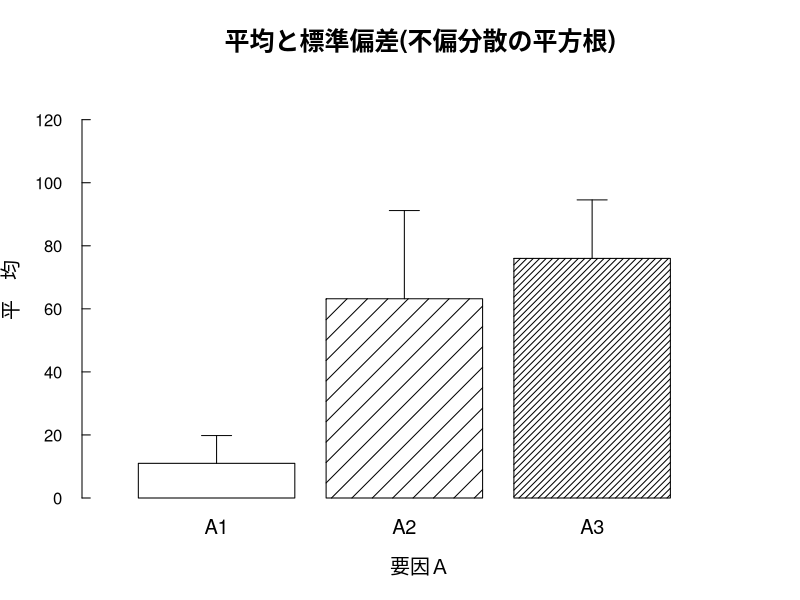
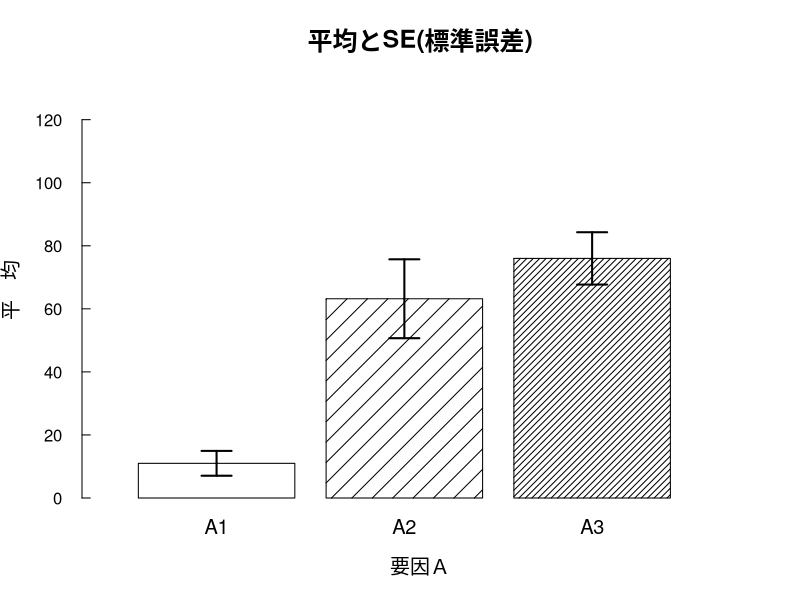

Generate these figures, in order, with R:
##### 分散分析Ａｓ(１要因参加者間)

# パッケージ psych が必要

## js-STARの入力: As
levA = 3
n    = c(5,5,5)

data = c(
 24, 13, 11, 0, 7,
 16, 82, 80, 59, 79,
 53, 90, 98, 76, 63
 )

taju="BH"  # BH, holm, b

## js-STARの入力おわり

## スタック
A= factor(rep(1:levA, n) )
N= sum(n)
s= gl(N, 1)
As= data.frame(A, s, data)

## 基本統計量
Title="平均と標準偏差(不偏分散の平方根)"
library( psych )
tx0=c(); txD=c()
for( i in 1:levA )
{
 kx= describe(subset(As,A==i)$data )
 tx0= c(tx0, kx$n,kx$mean,kx$sd,kx$min,kx$max )
 txD= rbind(txD, kx[1,c(5,10:13)] )
}
tx0= matrix(round(tx0,4), nc=5,by=1 )
rownames(tx0)= paste("A.",1:levA, sep="" )
colnames(tx0)= c("   n","    Mean","     SD","   Min","   Max" )
rownames(txD)= rownames(tx0)
colnames(txD)= c("Median","Range","歪度","尖度","SE" )
hk=tx0[ ,2]; sd=tx0[ ,3]

## 作図
mitsdo= c(0:(levA-1))*10*log(1:levA) # バーの斜線密度
xjik= c(0,   levA+1) # ｘ軸の拡幅：levA+1
bai = 2              # ｙ軸の拡幅倍率
shoh= min(min(hk),0) # 最小平均か,ゼロ
dais= max(sd)        # 最大ＳＤ
yjik=c(shoh+dais*bai*sign(shoh),max(hk)+dais*bai) # ｙ軸の範囲

for( L in 1:2 )
{
if( L==1 ) Sd=sd else { Sd=txD[,5]; Title="平均とSE(標準誤差)" }
windows()
antx= barplot(hk, xli=xjik, yli=yjik,
  las=1, tck=0.02,   # ｙ軸の目盛
  col=1, den=mitsdo, # バー斜線密度
  names.arg=paste("A",1:levA,sep=""),
  xlab="要因Ａ", # ｘ軸ラベル名
  ylab="平　均", # ｙ軸ラベル名
  main=Title, cex.main=1.5,cex.lab=1.2,cex.names=1.2 )
arrows(antx,hk, antx,hk+Sd*sign(hk), lwd=L,ang=90,len=0.15 )
if(L==2) arrows(antx,hk,antx,hk-Sd*sign(hk),lwd=L,ang=90,len=0.15 )
}

## 分散分析
NAM="要因Ａ"
kx= anova(lm(data~A,As) )
SS=kx$S; DF=kx$D; MS=SS/DF; Fch=kx$F; Pch=kx$P
MS=SS/DF; eta=SS[1]/sum(SS)
tx1= c()
tx1= matrix(round(c(SS,DF,MS,Fch,Pch,eta,NA), 4), nc=6 )
colnames(tx1)= c("SS","df","MS","Ｆ","ｐ","η2" )
rownames(tx1)= c(NAM,"  ｓ")
d1=DF[1];d2=DF[2]; Fch=Fch[1];Pch=Pch[1]

tx3= c() # 多重比較
if(Pch<0.10 & levA>2)
{
 tx3=round(pairwise.t.test(As$data,As$A,p.ad=taju)$p.va, 4 )
 dimnames(tx3)= list(paste("A.",2:levA,sep=""), paste("A.",1:(levA-1),sep="") )
}

# 分散の均一性
tx8= c()
kx= bartlett.test(data~A, data=As )
Bst=kx$stat; Bpv=kx$p.va
tx8= matrix(round(c(Bst,DF[1],Bpv), 4), nc=3 )
rownames(tx8)="Bartlett Test"
colnames(tx8)= c("    χ2","  df","     ｐ" )

## パワ
ESf= sqrt(Fch*d1/d2 )
Pow= 1-pf(qf(0.95,d1,d2),d1,d2, ncp=ESf^2*N )

nn= NA
if( Pow<0.80 )
{
for(i in (N-1):10000 )
{
 D2= i-levA
 beta= pf(qf(0.95,d1,D2),d1,D2, ESf^2*i )
 if( beta<0.20 ){ nn=c(i, nn ); break }
}
} else {
for(i in (N+1):2 )
{
 D2= i-levA
 beta= pf(qf(0.95,d1,D2),d1,D2, ESf^2*i )
 if( beta>0.20 ) break
 nn= c(i, nn )
}
} # if(Pow)
tx4= c()
tx4= matrix(round(c(ESf,Pow,N,nn[1]), 4), nc=4 )
rownames(tx4)= NAM
colnames(tx4)= c("効果量ｆ"," 検出力","今回のＮ","次回のＮ" )

# 修正Ｆ検定
kx= oneway.test(data~A, data=As )
fch= kx$stat
tx5= matrix(round(c(fch,kx$para,kx$p.val), 4), nc=4 )
Df2= kx$para[2]
tx5= rbind(tx5, matrix(round(c(Fch,DF[1],Df2,pf(Fch,d1,Df2,low=F)), 4), nc=4) )
rownames(tx5)= c("再計算のＦ比検定","元のＦ比検定")
colnames(tx5)= c("Ｆ"," df1"," df2","     ｐ" )


# ■結果の書き方
PV= function(x) floor(x*1000)/1000
txt=c()
if( sum(sd==0)>0 ) txt="※分散=0 の群があります。全データが同じ値です。以下の分析は信頼性がありません。\n\n"
Tari=0 # 多重あり
fuki= paste(" (F(",d1,",",d2,")=",round(Fch,3),", p=",PV(Pch),", η2=",round(eta,3),", 1-β=",round(Pow,3),")。", sep="" )
if( Pch<0.05 ) tmp="であった" else
if( Pch<0.10 ) tmp="傾向であった" else tmp="でなかった"
txt= paste(txt, "　各群の○○得点について基本統計量をTable(tx0) or Fig.■に示す。\n　分散分析の結果 (Table(tx1)参照)，",NAM,"は有意",tmp,fuki, sep="" )

goku=""; fuki=""; tmp=""
if( Pch<0.10 )
{
 if( Pow<0.70 ){ goku="ただし"; tmp="不十分であり，信頼性が低い。" } else
 if( Pow<0.76 ) tmp="やや低いが0.70以上あり不十分ではない。" else
 if( Pow<0.80 ) tmp="ほぼ十分といえる。" else tmp="十分である。"
 txt= paste(txt, goku,"検出力 (1-β) は",tmp, sep="" )
}

# 分散均一性
ika= 0
if( Pch<0.10 )
{
 fuki= paste(" (χ2(",d1,")=",round(Bst,3),", p=",PV(Bpv),")。", sep="" )
 if( Bpv>0.05 ) tmp="ないことを確認した" else tmp="あった"
 txt= paste(txt, "\n　参加者間の分散の均一性についてBartlett検定を行った結果 (Table(tx8)参照)，有意で",tmp,fuki, sep="" )
 if( Bpv<0.05 )
{
 tmp= tx5[1,1:4]
 pch= PV(tmp[4])
 fuki= paste(" (F(",d1,",",round(tmp[3],3),")=",round(tmp[1],3),", p=",pch,")。", sep="" )
 goku=""; ika=0
 if( pch<0.10 ){ tmp="であることを確認した"; if(pch>0.05) goku="傾向" } else
               { tmp="性を得ることができなかった"; ika=1 }
 txt= paste(txt, "Welchの方法による修正Ｆ検定 (Ｒのoneway.test関数) を行った結果，要因Ａは有意",goku,tmp,fuki, sep="" )
}
} # if(Pch)
if( ika==1 ) txt=paste(txt, "以下，参考までに分析を進める。\n", sep="" )

# 多重比較
if( Pch<0.10 )
{
if( levA==2 )
{
 if( ika==1 ) goku="参考知見" else goku="結果"
 if( hk[1]>hk[2] ) tmp="大きい" else tmp="小さい"
 if( Pch>0.05 ) fuki="傾向がある" else fuki=""
 txt= paste(txt, "\n　したがって，A1の平均",round(hk[1],3),"がA2の平均",round(hk[2],3),"よりも有意に",tmp,fuki,"ことが見いだされた。", sep="" )
} else {
 Tari= 1
 okjun= c()
 okjun= order(rownames(tx0)[ rank(tx0[,2]) ], decreasing=1 )
 fuki=c(); tmp=c( rep(",",levA-1), "" ) # 区切り
 for(i in 1:levA) fuki=paste(fuki,"A",okjun[i],tmp[i], sep="" )
 txt= paste(txt, "\n　プールドSDを用いたｔ検定による多重比較 (α=0.05, 両側検定) を行った結果 (Table(tx3)参照)，", sep="" )
 kazu= sum(tx3<0.10, na.rm=1 )
 minP= min(tx3, na.rm=1)
 if( kazu<1 ) txt= paste(txt, "どの群の平均の間にも有意差は見いだされなかった（adjusted ps>",PV(minP),")。", sep="" ) else
{ #####
 txt= paste(txt, "平均の大きい順 (",fuki,") に記述すると，", sep="" )
 owa= 0
 for(i in 1:(levA-1))
   {
    if( owa==0 )
   {
    if( i==2 ) mata="また，" else mata=""
    hk1=round(hk[okjun[i]], 3); n1=n[okjun[i]]
    txt= paste(txt, mata,"A",okjun[i],"の平均",hk1,"は", sep="" )
    yuiP=c(); sumi=0
 for(j in (i+1):levA)
   {
    if( sumi==0 )
   {
    gyo=okjun[j]; rez=okjun[i]
    if( gyo>rez ) adP=tx3[gyo-1,rez] else adP=tx3[rez-1,gyo]
    if( adP<0.10 )
{
keko="い傾向があ"; if( adP<0.05 ) keko="か"
hk2=round(hk[okjun[j]], 3); n2=n[okjun[j]]
tch= round( abs(hk1-hk2)/sqrt( (1/n1+1/n2)*MS[2] ), 3)
if( i+1<j )
  {
   kt=1+(i-1)*3; bs=j-i-1; aida=substr(fuki,kt+3*1,1+kt+3*bs )
   kazu=length(yuiP)
   if(kazu>1) goku="ps>" else goku="p="
   txt= paste(txt, aida,"の平均と有意差がなく (adjusted ",goku,PV(yuiP[kazu]),")，次の", sep="" )
  }
txt= paste(txt,"A",okjun[j],"の平均",hk2,"よりも有意に大き",keko,"った (t(",d2,")=",tch,", adjusted p=",PV(adP),")。", sep="" )
sumi= 1
} else {
 yuiP= c(yuiP, adP )
 kazu=length(yuiP); if(kazu>1) goku="ps>" else goku="p="
 if( j==levA ){ txt=paste(txt, "以降の平均と有意差がなかった (adjusted ",goku,PV(yuiP[kazu]),")。", sep="" ); owa=1 }
}
  }  }  }  } # for(i)(j)
} #####
} # if(levA)
} # if(Pch)

if( taju=="BH" ) TAJ="Benjamini & Hochberg (1995) "
if( taju=="holm" ) TAJ="Holm"
if( taju=="b" ) TAJ="Bonferroni"
if( Tari>0 ) txt= paste(txt, "\n　以上のp値の調整には",TAJ,"の方法を用いた。", sep="" )
txt= paste(txt,"\n",sep="")
if( Tari>0 & taju=="BH" ){ txt=paste(txt, "\n［引用文献］\n",
"Benjamini, Y., & Hochberg, Y. (1995). Controlling the false discovery rate: A practical and powerful approach to multiple testing. Journal of the Royal Statistical Society Series B, 58, 289-300.\n", sep="" ) }
H=matrix(0,nr=1)
rownames(H)=""
colnames(H)=paste(" (多数回検定時のｐ値調整は",taju,"法による) ", sep="" )

txt= paste(txt, "\n\n⇒データ分布に正規性を仮定できない場合は下の記述を参照してください。\n", sep="" )
kx= kruskal.test(data~A, As )
pc= kx$p.va
fuki= paste(" (χ2(",kx$para,")=",round(kx$stat,3),", p=",PV(pc),")。", sep="" )
if( pc<0.05 ) tmp="であった" else 
if( pc<0.10 ) tmp="傾向であった" else tmp="でなかった"
txt= paste(txt, "\n　Kruskal-Wallisの順位和検定 (rank sum test) を行った結果，各群の順位和の差は有意",tmp,fuki, sep="" )
if( pc<0.10 & levA>2 ) txt=paste(txt, "Wilcoxonの順位和検定を用いた多重比較の結果は，Table(オプション『Wilcox多重比較(調整後ｐ値)』)の通りである (データにタイがある場合ｐ値は近似値)。p値の調整には",TAJ,"の方法を用いた。", sep="" )
txt= paste(txt,"\n",sep="" )
wlx=function()
{
 options(warn=-1 )
 round(pairwise.wilcox.test(As$data,As$A,p.ad=taju)$p.va, 4 )
}
TesT=function(群=1, 相手=2 )
{
 tch= abs(hk[群]-hk[相手])/sqrt((1/n[群]+1/n[相手])*MS[2])
 nPV= pt(tch,d2,low=0)*2
 cat(paste("t(",d2,")=",round(tch,4),", non-adjusted p=",round(nPV,4),"(両側)\n", sep="") )
}

if( levA>2 )
{
kx9= cor.test(as.numeric(As$A), As$data )
if( kx9$p.va<0.10 )
txt= paste(txt, "\n⇒水準番号（群）とデータに有意な相関が見られます (r=",round(kx9$est,3),", t(",kx9$para,")=",round(kx9$stat,3),", p=",PV(kx9$p.va),")。水準が年齢段階や所得段階のような連続変量ならば，相関係数の計算または回帰分析を実行してみることも有望です。\n", sep ="" )
}

options(digits=5)
options(scipen=5)
##############################
#
#   分散分析 Ａｓ-design
#   １要因  参加者間計画
#
H#############################
tx0 # 基本統計量（SD=不偏分散の平方根）
# 歪度,尖度,SEなどは『オプション』参照

tx1 # 分散分析Ａｓ
    # 効果量η2 はイータ２乗

tx4 # 効果量ｆ,検出力(1-β),追試用Ｎ
    # 効果量ｆの評価：大=0.40,中=0.25,小=0.10
    # 「次回のＮ」はα=0.05,検出力=0.80を想定

tx3 # ｔ検定による多重比較の調整後ｐ値

tx8 # 分散の均一性検定

tx5 # Welchの方法を用いた修正Ｆ検定

cat(txt) # 結果の書き方

# ■オプション：［↑］⇒行頭の♯を消す⇒［Enter］
# windows();boxplot(data~A,d=As) # 箱ひげ図
# txD   # Median,歪度,尖度,SEなど
# wlx() # Wilcox多重比較(調整後ｐ値)
# TesT(群=1, 相手=2 ) # 任意の２群のｔ検定
# write(txt,file.choose(),ap=T) # 結果のファイル保存

# _/_/_/ Powered by js-STAR _/_/_/
